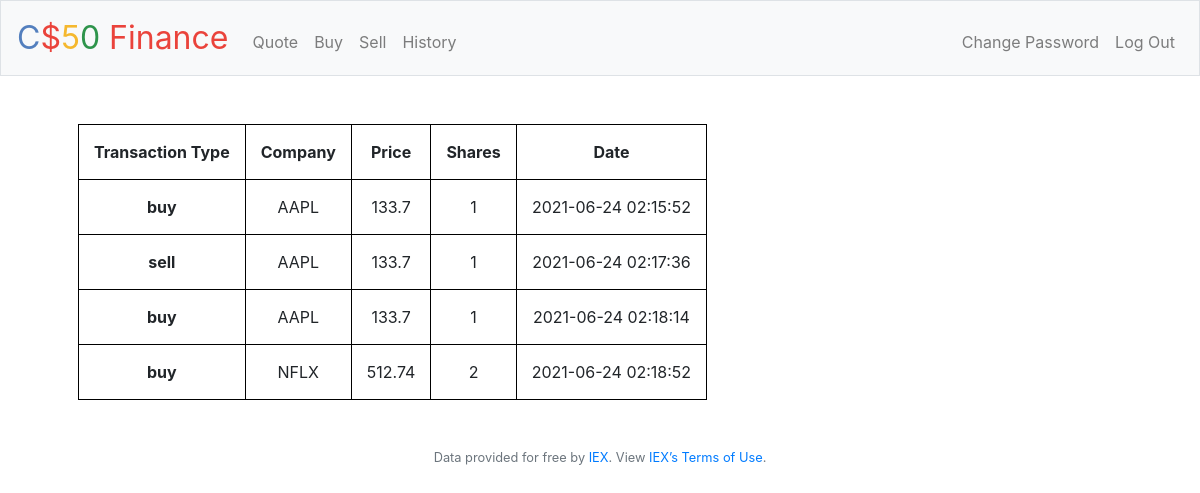
Screenshot of /history (signed in) with the database file from the repository.
### tables this page shows
CREATE TABLE 'transactions' ('id' integer PRIMARY KEY NOT NULL, 'username' text NOT NULL, 'type' text NOT NULL, 'company' text NOT NULL, 'shares' integer NOT NULL, 'price' numeric NOT NULL, 'cost' numeric NOT NULL, 'date' datetime);

### application.py (the view)
@app.route("/history")
@login_required
def history():
    username = db.execute("SELECT username FROM users WHERE id = ?", session["user_id"])[0]['username']
    things = db.execute("SELECT company, shares, price, date FROM transactions WHERE username = ?", username)
    return render_template("history.html", things=things)

### application.py (called while the page is built)
@app.after_request
def after_request(response):
    response.headers["Cache-Control"] = "no-cache, no-store, must-revalidate"
    response.headers["Expires"] = 0
    response.headers["Pragma"] = "no-cache"
    return response

### helpers.py (called while the page is built)
def login_required(f):
    @wraps(f)
    def decorated_function(*args, **kwargs):
        if session.get("user_id") is None:
            return redirect("/login")
        return f(*args, **kwargs)
    return decorated_function

### templates/history.html (shortened to what this page needs)
{% extends "layout.html" %}
{% block main %}
   <table>
      <thead>
        <tr>
          <th scope="col"> Transaction Type </th>
          <th scope="col"> Company </th>
          <th scope="col"> Price </th>
          <th scope="col"> Shares </th>
          <th scope="col"> Date </th>
        </tr>
      </thead>
      <tbody>
        {% for thing in things %}
        <tr>
          <th scope="row">
              {{ "buy" if thing["shares"] > 0 else "sell" }}
          </th>
          <td>  {{ thing["company"] }}  </td>
          <td>  {{ thing["price"] }}  </td>
          <td>  {{ thing["shares"]|abs }}  </td>
          <td>  {{ thing["date"] }}  </td>
        </tr>
        {% endfor %}
      </body>
{% endblock %}

### static/styles.css (style rules this page uses)
table, th, td { border: 1px solid black; padding: 15px; }

### rows the page displays
transactions: shares "buy", company "AAPL", price "133.7", shares|abs "1", date "2021-06-24 02:15:52"
transactions: shares "sell", company "AAPL", price "133.7", shares|abs "1", date "2021-06-24 02:17:36"
transactions: shares "buy", company "AAPL", price "133.7", shares|abs "1", date "2021-06-24 02:18:14"
transactions: shares "buy", company "NFLX", price "512.74", shares|abs "2", date "2021-06-24 02:18:52"
